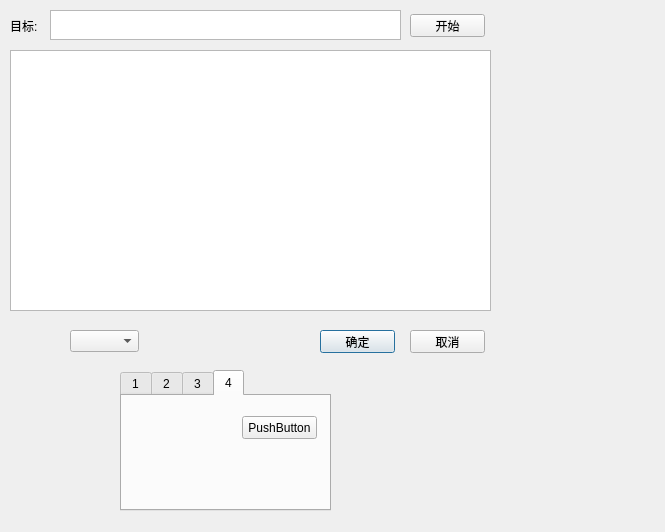
<?xml version="1.0" encoding="UTF-8"?>
<ui version="4.0">
 <class>Fengsi</class>
 <widget class="QDialog" name="Fengsi">
  <property name="geometry">
   <rect>
    <x>0</x>
    <y>0</y>
    <width>665</width>
    <height>532</height>
   </rect>
  </property>
  <property name="windowTitle">
   <string>Dialog</string>
  </property>
  <widget class="QPushButton" name="m_btnOK">
   <property name="geometry">
    <rect>
     <x>320</x>
     <y>330</y>
     <width>75</width>
     <height>23</height>
    </rect>
   </property>
   <property name="text">
    <string>确定</string>
   </property>
  </widget>
  <widget class="QPushButton" name="m_btnCancle">
   <property name="geometry">
    <rect>
     <x>410</x>
     <y>330</y>
     <width>75</width>
     <height>23</height>
    </rect>
   </property>
   <property name="text">
    <string>取消</string>
   </property>
  </widget>
  <widget class="QTextEdit" name="m_targetURL">
   <property name="geometry">
    <rect>
     <x>50</x>
     <y>10</y>
     <width>351</width>
     <height>30</height>
    </rect>
   </property>
  </widget>
  <widget class="QTableWidget" name="tableWidget">
   <property name="geometry">
    <rect>
     <x>10</x>
     <y>50</y>
     <width>481</width>
     <height>261</height>
    </rect>
   </property>
  </widget>
  <widget class="QLabel" name="label">
   <property name="geometry">
    <rect>
     <x>10</x>
     <y>20</y>
     <width>54</width>
     <height>12</height>
    </rect>
   </property>
   <property name="text">
    <string>目标:</string>
   </property>
  </widget>
  <widget class="QPushButton" name="m_btnSearch">
   <property name="geometry">
    <rect>
     <x>410</x>
     <y>14</y>
     <width>75</width>
     <height>23</height>
    </rect>
   </property>
   <property name="text">
    <string>开始</string>
   </property>
  </widget>
  <widget class="QComboBox" name="m_Type">
   <property name="geometry">
    <rect>
     <x>70</x>
     <y>330</y>
     <width>69</width>
     <height>22</height>
    </rect>
   </property>
  </widget>
  <widget class="QTabWidget" name="tabWidget">
   <property name="geometry">
    <rect>
     <x>120</x>
     <y>370</y>
     <width>211</width>
     <height>141</height>
    </rect>
   </property>
   <property name="currentIndex">
    <number>3</number>
   </property>
   <widget class="QWidget" name="tab_1">
    <attribute name="title">
     <string>1</string>
    </attribute>
    <widget class="QPushButton" name="pushButton">
     <property name="geometry">
      <rect>
       <x>20</x>
       <y>50</y>
       <width>75</width>
       <height>23</height>
      </rect>
     </property>
     <property name="text">
      <string>PushButton</string>
     </property>
    </widget>
   </widget>
   <widget class="QWidget" name="tab_2">
    <attribute name="title">
     <string>2</string>
    </attribute>
   </widget>
   <widget class="QWidget" name="tab_3">
    <attribute name="title">
     <string>3</string>
    </attribute>
   </widget>
   <widget class="QWidget" name="tab_4">
    <attribute name="title">
     <string>4</string>
    </attribute>
    <widget class="QPushButton" name="pushButton_2">
     <property name="geometry">
      <rect>
       <x>120</x>
       <y>20</y>
       <width>75</width>
       <height>23</height>
      </rect>
     </property>
     <property name="text">
      <string>PushButton</string>
     </property>
    </widget>
   </widget>
  </widget>
 </widget>
 <resources/>
 <connections>
  <connection>
   <sender>m_btnOK</sender>
   <signal>clicked()</signal>
   <receiver>Fengsi</receiver>
   <slot>close()</slot>
   <hints>
    <hint type="sourcelabel">
     <x>247</x>
     <y>231</y>
    </hint>
    <hint type="destinationlabel">
     <x>199</x>
     <y>149</y>
    </hint>
   </hints>
  </connection>
  <connection>
   <sender>m_btnCancle</sender>
   <signal>clicked()</signal>
   <receiver>Fengsi</receiver>
   <slot>close()</slot>
   <hints>
    <hint type="sourcelabel">
     <x>337</x>
     <y>231</y>
    </hint>
    <hint type="destinationlabel">
     <x>199</x>
     <y>149</y>
    </hint>
   </hints>
  </connection>
  <connection>
   <sender>m_btnSearch</sender>
   <signal>clicked()</signal>
   <receiver>Fengsi</receiver>
   <slot>beginSearch()</slot>
   <hints>
    <hint type="sourcelabel">
     <x>447</x>
     <y>25</y>
    </hint>
    <hint type="destinationlabel">
     <x>251</x>
     <y>184</y>
    </hint>
   </hints>
  </connection>
 </connections>
 <slots>
  <slot>beginSearch()</slot>
 </slots>
</ui>
